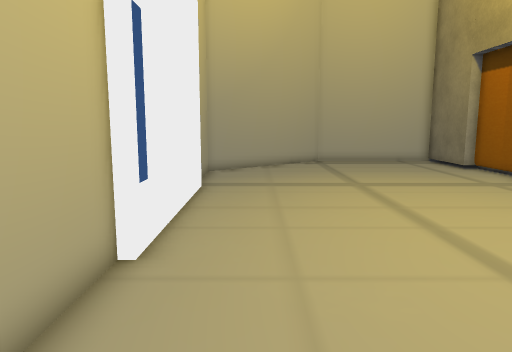
[1] (above)

12 first-person views from a walk through a Unity game level. The camera is 1.2 m above the floor, tilts 8° down and sees 70° across. The floor is counted in squares, 0.5 m on a side. Each view is taken from the middle of a square. On the plan, view 1 faces up. The plan holds only what a view shows up to about 20 squares ahead; the rest is blank. The place goes on beyond the plan. Some surface patterns are stand-ins.

[2]
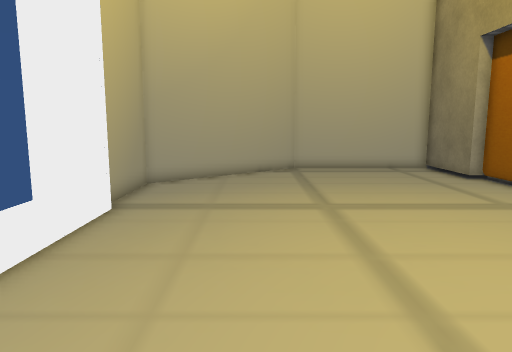

[3]
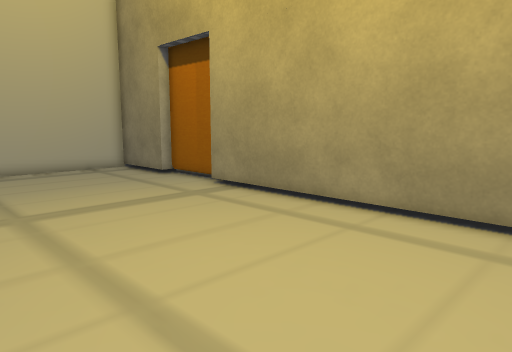

[4]
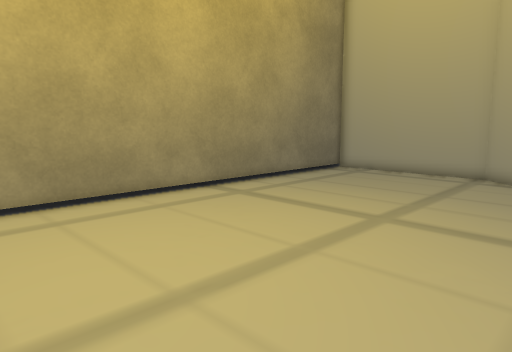

[5]
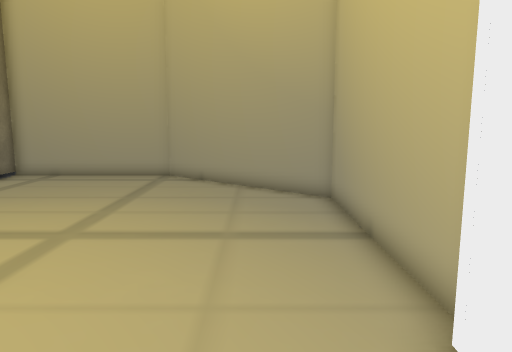

[6]
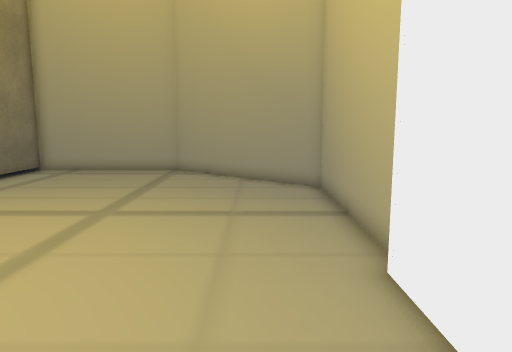

[7]
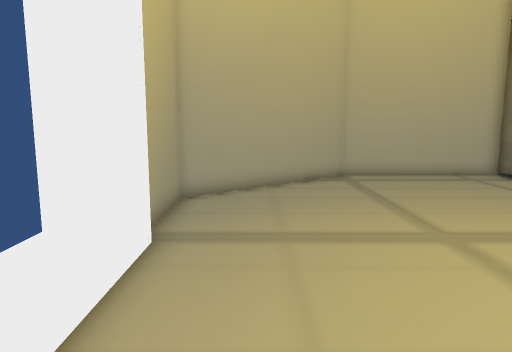

[8]
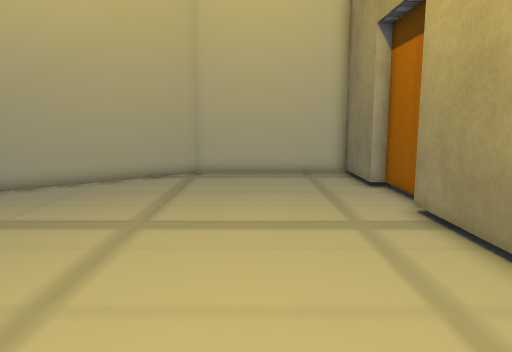

[9]
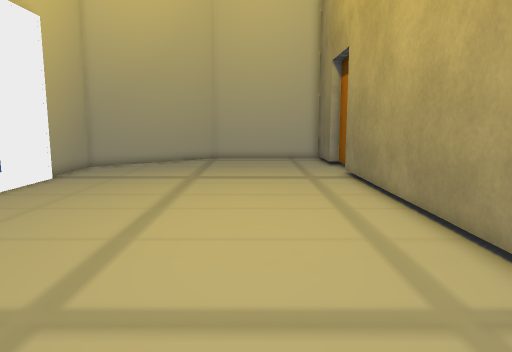

[10]
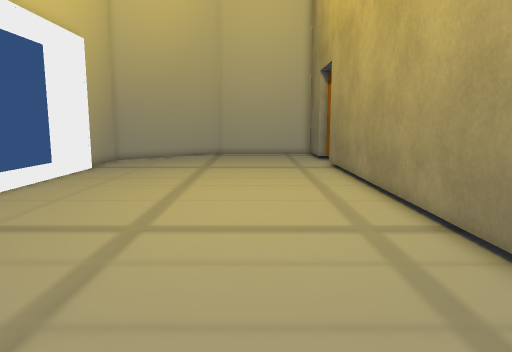

[11]
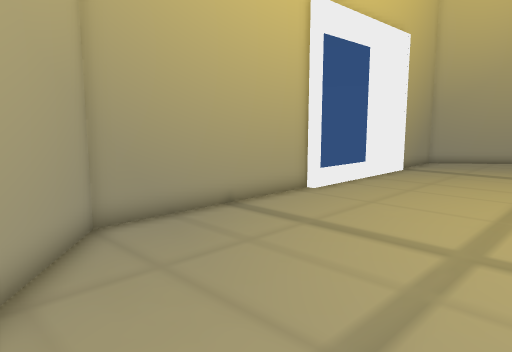

[12]
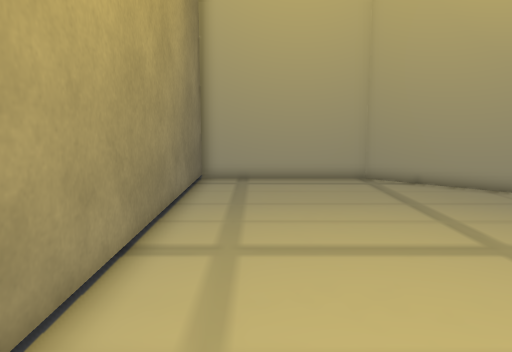

### Floor plan
Points are (right, up) in squares from view 1. A wall is a line through its corners. A room is listed if a view was taken in it or the views show most of it. See-through windows are left out.
Room 1 (views 1, 2, 3, 4, 5, 6, 7, 8, 9, 10, 11, 12)
walls: (-2.5, 6.4) (-2.5, -1.9) (4.1, -7.2) (11.4, -7.2) (11.4, 16.1); (-2.2, 14.4) (-2.2, 13.9) (-4.3, 13.9); (-3.9, 6.7) (-2.2, 6.7) (-2.2, 6.2); (12, 16.7) (12, 20); (11.4, 20) (11.4, 24.2) (4.1, 24.2) (-2.5, 18.8) (-2.5, 14.7)

Where each view was taken, in squares from view 1:
view 1: 0 up, 0 right, facing up
view 2: 4 up, 2 right, facing up
view 3: 4 up, 2 right, facing up-right
view 4: 11 up, 0 right, facing down-right
view 5: 10 up, 0 right, facing down
view 6: 12 up, 0 right, facing down
view 7: 7 up, 0 right, facing up
view 8: 6 up, 7 right, facing up
view 9: 2 down, 7 right, facing up
view 10: 6 down, 7 right, facing up
view 11: 5 down, 6 right, facing up-left
view 12: 9 up, 9 right, facing down
